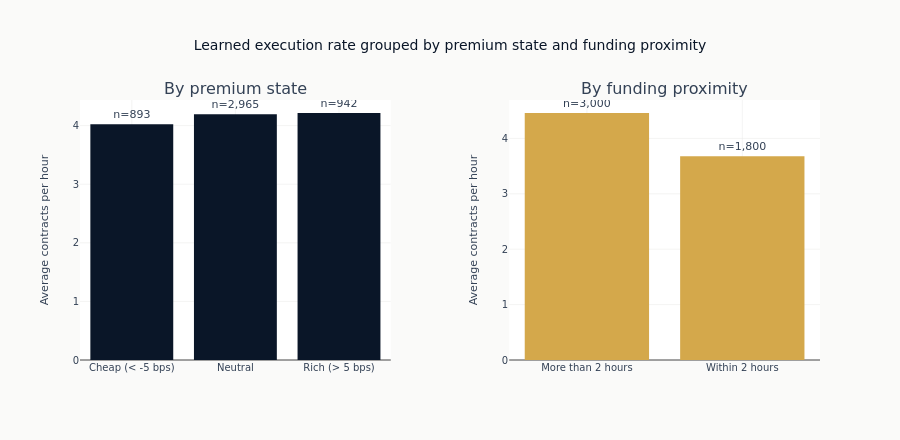

The cell this chart's notebook holds for it:
### Code cell
fig = make_subplots(
    rows=1,
    cols=2,
    subplot_titles=("By premium state", "By funding proximity"),
    horizontal_spacing=0.16,
)
fig.add_trace(
    go.Bar(
        x=premium_rates["premium_state"].to_list(),
        y=premium_rates["rate"].to_list(),
        marker_color=COLORS["blue"],
        text=[f"n={n:,}" for n in premium_rates["n"]],
        textposition="outside",
    ),
    row=1,
    col=1,
)
fig.add_trace(
    go.Bar(
        x=funding_rates["funding_state"].to_list(),
        y=funding_rates["rate"].to_list(),
        marker_color=COLORS["amber"],
        text=[f"n={n:,}" for n in funding_rates["n"]],
        textposition="outside",
    ),
    row=1,
    col=2,
)
fig.update_yaxes(title_text="Average contracts per hour", rangemode="tozero", row=1, col=1)
fig.update_yaxes(title_text="Average contracts per hour", rangemode="tozero", row=1, col=2)
fig.update_layout(
    title="Learned execution rate grouped by premium state and funding proximity",
    height=440,
    showlegend=False,
)
show_plotly_with_alt(
    fig,
    "Two bar panels of the learned policy's average execution rate in contracts per hour, the left grouped by premium state and the right by proximity to a funding settlement, each bar labelled with the number of pooled steps behind it.",
)

### Figure 1 — Plotly figure (JSON) as saved in the notebook; plotly's stock layout.template omitted (floating-point values rounded to 4 significant figures)
{"data": [{"marker": {"color": "#0a1628"}, "text": ["n=893", "n=2,965", "n=942"], "textposition": "outside", "type": "bar", "x": ["Cheap (< -5 bps)", "Neutral", "Rich (> 5 bps)"], "xaxis": "x", "y": [4.022, 4.195, 4.215], "yaxis": "y"}, {"marker": {"color": "#D4A84B"}, "text": ["n=3,000", "n=1,800"], "textposition": "outside", "type": "bar", "x": ["More than 2 hours", "Within 2 hours"], "xaxis": "x2", "y": [4.459, 3.68], "yaxis": "y2"}], "layout": {"annotations": [{"font": {"size": 16}, "showarrow": false, "text": "By premium state", "x": 0.21, "xanchor": "center", "xref": "paper", "y": 1.0, "yanchor": "bottom", "yref": "paper"}, {"font": {"size": 16}, "showarrow": false, "text": "By funding proximity", "x": 0.79, "xanchor": "center", "xref": "paper", "y": 1.0, "yanchor": "bottom", "yref": "paper"}], "height": 440, "showlegend": false, "title": {"text": "Learned execution rate grouped by premium state and funding proximity"}, "xaxis": {"anchor": "y", "domain": [0.0, 0.42]}, "xaxis2": {"anchor": "y2", "domain": [0.58, 1.0]}, "yaxis": {"anchor": "x", "domain": [0.0, 1.0], "rangemode": "tozero", "title": {"text": "Average contracts per hour"}}, "yaxis2": {"anchor": "x2", "domain": [0.0, 1.0], "rangemode": "tozero", "title": {"text": "Average contracts per hour"}}}}
